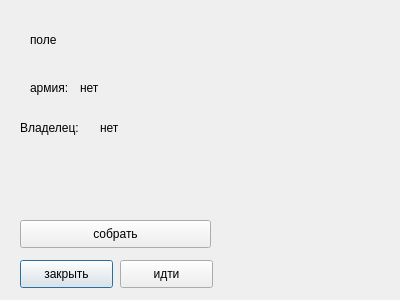
<?xml version="1.0" encoding="UTF-8"?>
<ui version="4.0">
 <class>Dialog</class>
 <widget class="QDialog" name="Dialog">
  <property name="geometry">
   <rect>
    <x>0</x>
    <y>0</y>
    <width>400</width>
    <height>300</height>
   </rect>
  </property>
  <property name="windowTitle">
   <string>Dialog</string>
  </property>
  <widget class="QLabel" name="label">
   <property name="geometry">
    <rect>
     <x>30</x>
     <y>30</y>
     <width>131</width>
     <height>20</height>
    </rect>
   </property>
   <property name="text">
    <string>поле</string>
   </property>
  </widget>
  <widget class="QPushButton" name="pushButton">
   <property name="geometry">
    <rect>
     <x>20</x>
     <y>260</y>
     <width>93</width>
     <height>28</height>
    </rect>
   </property>
   <property name="text">
    <string>закрыть</string>
   </property>
  </widget>
  <widget class="QLabel" name="label_2">
   <property name="geometry">
    <rect>
     <x>30</x>
     <y>80</y>
     <width>55</width>
     <height>16</height>
    </rect>
   </property>
   <property name="text">
    <string>армия:</string>
   </property>
  </widget>
  <widget class="QLabel" name="label_3">
   <property name="geometry">
    <rect>
     <x>160</x>
     <y>150</y>
     <width>55</width>
     <height>16</height>
    </rect>
   </property>
   <property name="text">
    <string/>
   </property>
  </widget>
  <widget class="QPushButton" name="go_to">
   <property name="geometry">
    <rect>
     <x>120</x>
     <y>260</y>
     <width>93</width>
     <height>28</height>
    </rect>
   </property>
   <property name="text">
    <string>идти</string>
   </property>
  </widget>
  <widget class="QPushButton" name="pushButton_3">
   <property name="geometry">
    <rect>
     <x>20</x>
     <y>220</y>
     <width>191</width>
     <height>28</height>
    </rect>
   </property>
   <property name="text">
    <string>собрать</string>
   </property>
  </widget>
  <widget class="QLabel" name="label_4">
   <property name="geometry">
    <rect>
     <x>80</x>
     <y>80</y>
     <width>55</width>
     <height>16</height>
    </rect>
   </property>
   <property name="text">
    <string>нет</string>
   </property>
  </widget>
  <widget class="QLabel" name="label_5">
   <property name="geometry">
    <rect>
     <x>20</x>
     <y>120</y>
     <width>71</width>
     <height>16</height>
    </rect>
   </property>
   <property name="text">
    <string>Владелец:</string>
   </property>
  </widget>
  <widget class="QLabel" name="label_6">
   <property name="geometry">
    <rect>
     <x>100</x>
     <y>120</y>
     <width>55</width>
     <height>16</height>
    </rect>
   </property>
   <property name="text">
    <string>нет</string>
   </property>
  </widget>
  <widget class="QLabel" name="label_7">
   <property name="geometry">
    <rect>
     <x>230</x>
     <y>20</y>
     <width>151</width>
     <height>261</height>
    </rect>
   </property>
   <property name="text">
    <string/>
   </property>
  </widget>
 </widget>
 <resources/>
 <connections/>
</ui>
